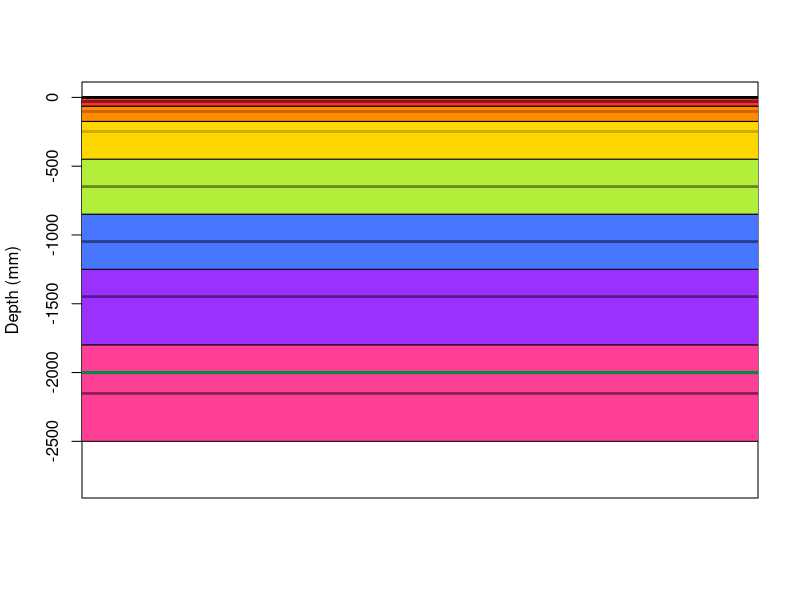

Source code (R):
# Vernal project site 2019-2021

# Sensor depth (mm)
z1=0.03*1000 # Depth of sensor 1
z1=rep(z1, 10)
z2=0.10*1000
z2=rep(z2, 10)
z3=0.25*1000
z3=rep(z3, 10)
z4=0.65*1000
z4=rep(z4, 10)
z5=1.05*1000
z5=rep(z5, 10)
z6=1.45*1000
z6=rep(z6, 10)
z7=2.15*1000
z7=rep(z7, 10)

# Surface
z0=0
z0=rep(z0, 10)

# Sensor influence bands
z12=(z1+z2)/2
z23=(z2+z3)/2
z34=(z3+z4)/2
z45=(z4+z5)/2
z56=(z5+z6)/2
z67=(z6+z7)/2

# Alfalfa root depth (mm)
rd=2000

x=c(1:10)

# Plot

plot(x, z0, type='l', ylim=c(-2800, 0), xlim=c(2, 9), ylab='Depth (mm)', xlab='', xaxt='n')

polygon(x=c(1:10, 10:1), y=c(z0, -z12), col='firebrick1')
polygon(x=c(1:10, 10:1), y=c(-z12, -z23), col='darkorange')
polygon(x=c(1:10, 10:1), y=c(-z23, -z34), col='gold')
polygon(x=c(1:10, 10:1), y=c(-z34, -z45), col='olivedrab2')
polygon(x=c(1:10, 10:1), y=c(-z45, -z56), col='royalblue1')
polygon(x=c(1:10, 10:1), y=c(-z56, -z67), col='purple1')
polygon(x=c(1:10, 10:1), y=c(-z67, -(z7+(z7-z67))), col='violetred1')

abline(h=z0, lwd=2, col='black')
abline(h=-z1, lwd=2, col='firebrick4')
abline(h=-z2, lwd=2, col='darkorange3')
abline(h=-z3, lwd=2, col='gold3')
abline(h=-z4, lwd=2, col='olivedrab4')
abline(h=-z5, lwd=2, col='royalblue4')
abline(h=-z6, lwd=2, col='purple4')
abline(h=-z7, lwd=2, col='violetred4')
abline(h=-rd, lwd=3, col='springgreen4')

